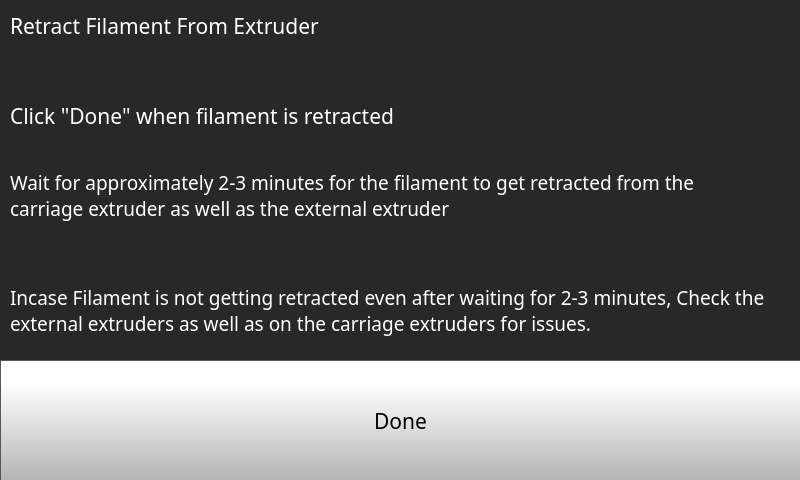
<?xml version="1.0" encoding="UTF-8"?>
<ui version="4.0">
 <class>Form</class>
 <widget class="QWidget" name="Form">
  <property name="geometry">
   <rect>
    <x>0</x>
    <y>0</y>
    <width>800</width>
    <height>480</height>
   </rect>
  </property>
  <property name="minimumSize">
   <size>
    <width>800</width>
    <height>480</height>
   </size>
  </property>
  <property name="maximumSize">
   <size>
    <width>800</width>
    <height>480</height>
   </size>
  </property>
  <property name="windowTitle">
   <string>Form</string>
  </property>
  <widget class="QStackedWidget" name="stackedWidget">
   <property name="geometry">
    <rect>
     <x>0</x>
     <y>0</y>
     <width>800</width>
     <height>480</height>
    </rect>
   </property>
   <property name="minimumSize">
    <size>
     <width>800</width>
     <height>480</height>
    </size>
   </property>
   <property name="maximumSize">
    <size>
     <width>800</width>
     <height>480</height>
    </size>
   </property>
   <property name="styleSheet">
    <string notr="true">background-color: rgb(40, 40, 40);
</string>
   </property>
   <property name="currentIndex">
    <number>4</number>
   </property>
   <widget class="QWidget" name="changeFilamentPage">
    <widget class="QPushButton" name="changeFilamentBackButton">
     <property name="geometry">
      <rect>
       <x>0</x>
       <y>389</y>
       <width>801</width>
       <height>91</height>
      </rect>
     </property>
     <property name="minimumSize">
      <size>
       <width>0</width>
       <height>0</height>
      </size>
     </property>
     <property name="font">
      <font>
       <family>Gotham</family>
       <pointsize>16</pointsize>
      </font>
     </property>
     <property name="styleSheet">
      <string notr="true">QPushButton {
     border: 1px solid rgb(87, 87, 87);
	background-color: qlineargradient(spread:pad, x1:0, y1:1, x2:0, y2:0.188, stop:0 rgba(180, 180, 180, 255), stop:1 rgba(255, 255, 255, 255));


}

QPushButton:pressed {
    background-color: qlineargradient(x1: 0, y1: 0, x2: 0, y2: 1,
                                      stop: 0 #dadbde, stop: 1 #f6f7fa);
}

QPushButton:flat {
    border: none; /* no border for a flat push button */
}

QPushButton:default {
    border-color: navy; /* make the default button prominent */
}

QPushButton:focus {
	outline: none;
}</string>
     </property>
     <property name="text">
      <string/>
     </property>
     <property name="icon">
      <iconset resource="resources/resource.qrc">
       <normaloff>:/Navigation/img/Navigation/arrows-4.png</normaloff>:/Navigation/img/Navigation/arrows-4.png</iconset>
     </property>
     <property name="iconSize">
      <size>
       <width>70</width>
       <height>70</height>
      </size>
     </property>
     <property name="checkable">
      <bool>false</bool>
     </property>
     <property name="autoDefault">
      <bool>false</bool>
     </property>
     <property name="default">
      <bool>false</bool>
     </property>
     <property name="flat">
      <bool>false</bool>
     </property>
    </widget>
    <widget class="QPushButton" name="changeFilamentUnloadButton">
     <property name="geometry">
      <rect>
       <x>399</x>
       <y>280</y>
       <width>401</width>
       <height>111</height>
      </rect>
     </property>
     <property name="font">
      <font>
       <family>Gotham</family>
       <pointsize>16</pointsize>
      </font>
     </property>
     <property name="styleSheet">
      <string notr="true">QPushButton {
     border: 1px solid rgb(87, 87, 87);
	background-color: qlineargradient(spread:pad, x1:0, y1:1, x2:0, y2:0.188, stop:0 rgba(180, 180, 180, 255), stop:1 rgba(255, 255, 255, 255));


}

QPushButton:pressed {
    background-color: qlineargradient(x1: 0, y1: 0, x2: 0, y2: 1,
                                      stop: 0 #dadbde, stop: 1 #f6f7fa);
}

QPushButton:flat {
    border: none; /* no border for a flat push button */
}

QPushButton:default {
    border-color: navy; /* make the default button prominent */
}

QPushButton:focus {
	outline: none;
}</string>
     </property>
     <property name="text">
      <string>Unload</string>
     </property>
     <property name="icon">
      <iconset resource="resources/resource.qrc">
       <normaloff>:/Icons/img/icons/unload.png</normaloff>:/Icons/img/icons/unload.png</iconset>
     </property>
     <property name="iconSize">
      <size>
       <width>70</width>
       <height>70</height>
      </size>
     </property>
    </widget>
    <widget class="QLabel" name="selectFilamentlabel">
     <property name="geometry">
      <rect>
       <x>10</x>
       <y>30</y>
       <width>431</width>
       <height>31</height>
      </rect>
     </property>
     <property name="font">
      <font>
       <family>Gotham</family>
       <pointsize>16</pointsize>
       <bold>false</bold>
      </font>
     </property>
     <property name="styleSheet">
      <string notr="true">color: rgb(255, 255, 255);</string>
     </property>
     <property name="text">
      <string>Select Filament :</string>
     </property>
    </widget>
    <widget class="QPushButton" name="changeFilamentLoadButton">
     <property name="geometry">
      <rect>
       <x>0</x>
       <y>280</y>
       <width>401</width>
       <height>111</height>
      </rect>
     </property>
     <property name="font">
      <font>
       <family>Gotham</family>
       <pointsize>16</pointsize>
      </font>
     </property>
     <property name="styleSheet">
      <string notr="true">QPushButton {
     border: 1px solid rgb(87, 87, 87);
	background-color: qlineargradient(spread:pad, x1:0, y1:1, x2:0, y2:0.188, stop:0 rgba(180, 180, 180, 255), stop:1 rgba(255, 255, 255, 255));


}

QPushButton:pressed {
    background-color: qlineargradient(x1: 0, y1: 0, x2: 0, y2: 1,
                                      stop: 0 #dadbde, stop: 1 #f6f7fa);
}

QPushButton:flat {
    border: none; /* no border for a flat push button */
}

QPushButton:default {
    border-color: navy; /* make the default button prominent */
}

QPushButton:focus {
	outline: none;
}</string>
     </property>
     <property name="text">
      <string>Load</string>
     </property>
     <property name="icon">
      <iconset resource="resources/resource.qrc">
       <normaloff>:/Icons/img/icons/load.png</normaloff>:/Icons/img/icons/load.png</iconset>
     </property>
     <property name="iconSize">
      <size>
       <width>70</width>
       <height>70</height>
      </size>
     </property>
    </widget>
    <widget class="QPushButton" name="toolToggleChangeFilamentButton">
     <property name="geometry">
      <rect>
       <x>0</x>
       <y>180</y>
       <width>801</width>
       <height>101</height>
      </rect>
     </property>
     <property name="minimumSize">
      <size>
       <width>0</width>
       <height>0</height>
      </size>
     </property>
     <property name="font">
      <font>
       <family>Gotham</family>
       <pointsize>16</pointsize>
      </font>
     </property>
     <property name="styleSheet">
      <string notr="true">QPushButton {
     border: 1px solid rgb(87, 87, 87);
	background-color: qlineargradient(spread:pad, x1:0, y1:1, x2:0, y2:0.188, stop:0 rgba(180, 180, 180, 255), stop:1 rgba(255, 255, 255, 255));
}

QPushButton:pressed {
    background-color: qlineargradient(x1: 0, y1: 0, x2: 0, y2: 1,
                                      stop: 0 #dadbde, stop: 1 #f6f7fa);
}

QPushButton:flat {
    border: none; /* no border for a flat push button */
}

QPushButton:default {
    border-color: navy; /* make the default button prominent */
}

QPushButton:focus {
	outline: none;
}</string>
     </property>
     <property name="text">
      <string/>
     </property>
     <property name="icon">
      <iconset resource="resources/resource.qrc">
       <normaloff>:/Icons/img/icons/NozzleSelect_0.png</normaloff>:/Icons/img/icons/NozzleSelect_0.png</iconset>
     </property>
     <property name="iconSize">
      <size>
       <width>150</width>
       <height>100</height>
      </size>
     </property>
     <property name="checkable">
      <bool>true</bool>
     </property>
     <property name="checked">
      <bool>false</bool>
     </property>
     <property name="autoDefault">
      <bool>false</bool>
     </property>
     <property name="default">
      <bool>false</bool>
     </property>
     <property name="flat">
      <bool>false</bool>
     </property>
    </widget>
    <widget class="QComboBox" name="changeFilamentComboBox">
     <property name="geometry">
      <rect>
       <x>0</x>
       <y>80</y>
       <width>801</width>
       <height>51</height>
      </rect>
     </property>
     <property name="font">
      <font>
       <family>Gotham</family>
       <pointsize>16</pointsize>
      </font>
     </property>
     <property name="styleSheet">
      <string notr="true"> QScrollBar:vertical {
     border: 1px solid black;
border-radius: 5px;
	background-color: rgb(40,40,40);
     width: 80px;
     margin: 70px 0 70px 0;
 }
 QScrollBar::handle:vertical {
border-radius: 5px;
background: qlineargradient(spread:pad, x1:0, y1:1, x2:0, y2:0.188, stop:0 rgba(180, 180, 180, 255), stop:1 rgba(255, 255, 255, 255));
min-height: 20px;
 }
 QScrollBar::add-line:vertical {
     border: 1px solid black;
background: qlineargradient(spread:pad, x1:0, y1:1, x2:0, y2:0.188, stop:0 rgba(180, 180, 180, 255), stop:1 rgba(255, 255, 255, 255));
     height:65px;
border-radius: 5px;
     subcontrol-position: bottom;
     subcontrol-origin: margin;
 }

 QScrollBar::sub-line:vertical {
     border: 1px solid black;
background: qlineargradient(spread:pad, x1:0, y1:1, x2:0, y2:0.188, stop:0 rgba(180, 180, 180, 255), stop:1 rgba(255, 255, 255, 255));
     height: 65px;
border-radius: 5px;
     subcontrol-position: top;
     subcontrol-origin: margin;
 }

QScrollBar::up-arrow:vertical {
 image: url(./templates/img/arrows.png);
    width: 40px;
    height: 40px;
 padding: 5px;
 }
QScrollBar::down-arrow:vertical {
 image: url(./templates/img/arrows-5.png);
    width: 40px;
    height: 40px;
 padding: 5px;
 }

 QScrollBar::add-page:vertical, QScrollBar::sub-page:vertical {
     background: none;
 }

QComboBox {
border: 1px solid black;
    padding: 0px 18px 0px 3px;
    min-width: 6em;

}

QComboBox::item {
	color: rgb(0, 0, 0);
}

QComboBox:editable {
    background: white;
}

QComboBox:!editable, QComboBox::drop-down:editable {
background: white;
}

/* QComboBox gets the &quot;on&quot; state when the popup is open */
QComboBox:!editable:on, QComboBox::drop-down:editable:on {
background: white;
}


QComboBox::drop-down {
border-left: 1px solid black;
border-right: 1px solid black;
	background-color: qlineargradient(spread:pad, x1:0, y1:1, x2:0, y2:0.188, stop:0 rgba(180, 180, 180, 255), stop:1 rgba(255, 255, 255, 255));
    width: 60px;
     height: 50px;

}

QComboBox::down-arrow {

image: url(./templates/img/arrows-5.png);
width: 30px;
height: 30px;

}
</string>
     </property>
     <property name="editable">
      <bool>false</bool>
     </property>
     <property name="maxVisibleItems">
      <number>8</number>
     </property>
     <property name="iconSize">
      <size>
       <width>30</width>
       <height>30</height>
      </size>
     </property>
    </widget>
   </widget>
   <widget class="QWidget" name="changeFilamentProgressPage">
    <widget class="QLabel" name="changeFilamentNameOperation">
     <property name="geometry">
      <rect>
       <x>0</x>
       <y>0</y>
       <width>471</width>
       <height>61</height>
      </rect>
     </property>
     <property name="font">
      <font>
       <family>Gotham</family>
       <pointsize>16</pointsize>
       <bold>false</bold>
      </font>
     </property>
     <property name="styleSheet">
      <string notr="true">color: rgb(255, 255, 255);</string>
     </property>
     <property name="text">
      <string>Loading Filament</string>
     </property>
    </widget>
    <widget class="QPushButton" name="changeFilamentBackButton2">
     <property name="geometry">
      <rect>
       <x>0</x>
       <y>350</y>
       <width>801</width>
       <height>131</height>
      </rect>
     </property>
     <property name="font">
      <font>
       <family>Gotham</family>
       <pointsize>16</pointsize>
      </font>
     </property>
     <property name="styleSheet">
      <string notr="true">QPushButton {
     border: 1px solid rgb(87, 87, 87);
	background-color: qlineargradient(spread:pad, x1:0, y1:1, x2:0, y2:0.188, stop:0 rgba(180, 180, 180, 255), stop:1 rgba(255, 255, 255, 255));


}

QPushButton:pressed {
    background-color: qlineargradient(x1: 0, y1: 0, x2: 0, y2: 1,
                                      stop: 0 #dadbde, stop: 1 #f6f7fa);
}

QPushButton:flat {
    border: none; /* no border for a flat push button */
}

QPushButton:default {
    border-color: navy; /* make the default button prominent */
}

QPushButton:focus {
	outline: none;
}</string>
     </property>
     <property name="text">
      <string/>
     </property>
     <property name="icon">
      <iconset resource="resources/resource.qrc">
       <normaloff>:/Navigation/img/Navigation/arrows-4.png</normaloff>:/Navigation/img/Navigation/arrows-4.png</iconset>
     </property>
     <property name="iconSize">
      <size>
       <width>70</width>
       <height>70</height>
      </size>
     </property>
    </widget>
    <widget class="QProgressBar" name="changeFilamentProgress">
     <property name="geometry">
      <rect>
       <x>0</x>
       <y>270</y>
       <width>801</width>
       <height>81</height>
      </rect>
     </property>
     <property name="font">
      <font>
       <family>Gotham</family>
       <pointsize>16</pointsize>
       <italic>false</italic>
       <bold>false</bold>
       <stylestrategy>PreferAntialias</stylestrategy>
      </font>
     </property>
     <property name="styleSheet">
      <string notr="true">QProgressBar::chunk {

	background-color: qlineargradient(spread:pad, x1:0, y1:0.517, x2:0, y2:0.512, stop:0 rgba(255, 28, 35, 255), stop:1 rgba(255, 68, 74, 255));
border-bottom-right-radius: 15px;
border-top-right-radius: 15px;
}

QProgressBar {
    border: 1px solid rgb(87, 87, 87);
 /*  border-bottom-left-radius: 10px;
 border-bottom-right-radius: 10px;*/
	background-color: qlineargradient(spread:pad, x1:0, y1:1, x2:0, y2:0, stop:0 rgba(150, 150, 150, 255), stop:1 rgba(180, 180, 180, 255));
}
</string>
     </property>
     <property name="maximum">
      <number>100</number>
     </property>
     <property name="value">
      <number>0</number>
     </property>
     <property name="alignment">
      <set>Qt::AlignCenter</set>
     </property>
     <property name="textVisible">
      <bool>true</bool>
     </property>
     <property name="orientation">
      <enum>Qt::Horizontal</enum>
     </property>
     <property name="format">
      <string>%p%</string>
     </property>
    </widget>
    <widget class="QLabel" name="changeFilamentStatus">
     <property name="geometry">
      <rect>
       <x>10</x>
       <y>220</y>
       <width>471</width>
       <height>31</height>
      </rect>
     </property>
     <property name="font">
      <font>
       <family>Gotham</family>
       <pointsize>16</pointsize>
       <bold>false</bold>
      </font>
     </property>
     <property name="styleSheet">
      <string notr="true">color: rgb(255, 255, 255);</string>
     </property>
     <property name="text">
      <string>Heating ...</string>
     </property>
    </widget>
    <widget class="QLabel" name="label_2">
     <property name="geometry">
      <rect>
       <x>330</x>
       <y>60</y>
       <width>121</width>
       <height>121</height>
      </rect>
     </property>
     <property name="font">
      <font>
       <family>Gotham</family>
       <pointsize>16</pointsize>
      </font>
     </property>
     <property name="styleSheet">
      <string notr="true">background-color: rgba(255, 255, 255, 0);</string>
     </property>
     <property name="text">
      <string/>
     </property>
     <property name="pixmap">
      <pixmap resource="resources/resource.qrc">:/Icons/img/icons/changeFilament2.png</pixmap>
     </property>
     <property name="scaledContents">
      <bool>true</bool>
     </property>
    </widget>
   </widget>
   <widget class="QWidget" name="changeFilamentLoadPage">
    <widget class="QPushButton" name="changeFilamentBackButton3">
     <property name="geometry">
      <rect>
       <x>380</x>
       <y>360</y>
       <width>421</width>
       <height>121</height>
      </rect>
     </property>
     <property name="font">
      <font>
       <family>Gotham</family>
       <pointsize>13</pointsize>
      </font>
     </property>
     <property name="styleSheet">
      <string notr="true">QPushButton {
     border: 1px solid rgb(87, 87, 87);
	background-color: qlineargradient(spread:pad, x1:0, y1:1, x2:0, y2:0.188, stop:0 rgba(180, 180, 180, 255), stop:1 rgba(255, 255, 255, 255));


}

QPushButton:pressed {
    background-color: qlineargradient(x1: 0, y1: 0, x2: 0, y2: 1,
                                      stop: 0 #dadbde, stop: 1 #f6f7fa);
}

QPushButton:flat {
    border: none; /* no border for a flat push button */
}

QPushButton:default {
    border-color: navy; /* make the default button prominent */
}

QPushButton:focus {
	outline: none;
}</string>
     </property>
     <property name="text">
      <string/>
     </property>
     <property name="icon">
      <iconset resource="resources/resource.qrc">
       <normaloff>:/Navigation/img/Navigation/arrows-4.png</normaloff>:/Navigation/img/Navigation/arrows-4.png</iconset>
     </property>
     <property name="iconSize">
      <size>
       <width>70</width>
       <height>70</height>
      </size>
     </property>
    </widget>
    <widget class="QPushButton" name="loadedTillExtruderButton">
     <property name="geometry">
      <rect>
       <x>0</x>
       <y>360</y>
       <width>381</width>
       <height>121</height>
      </rect>
     </property>
     <property name="font">
      <font>
       <family>Gotham</family>
       <pointsize>16</pointsize>
      </font>
     </property>
     <property name="styleSheet">
      <string notr="true">QPushButton {
     border: 1px solid rgb(87, 87, 87);
	background-color: qlineargradient(spread:pad, x1:0, y1:1, x2:0, y2:0.188, stop:0 rgba(180, 180, 180, 255), stop:1 rgba(255, 255, 255, 255));


}

QPushButton:pressed {
    background-color: qlineargradient(x1: 0, y1: 0, x2: 0, y2: 1,
                                      stop: 0 #dadbde, stop: 1 #f6f7fa);
}

QPushButton:flat {
    border: none; /* no border for a flat push button */
}

QPushButton:default {
    border-color: navy; /* make the default button prominent */
}

QPushButton:focus {
	outline: none;
}</string>
     </property>
     <property name="text">
      <string>Done</string>
     </property>
     <property name="iconSize">
      <size>
       <width>40</width>
       <height>40</height>
      </size>
     </property>
    </widget>
    <widget class="QLabel" name="feedFilamentlabel_62">
     <property name="geometry">
      <rect>
       <x>20</x>
       <y>180</y>
       <width>771</width>
       <height>121</height>
      </rect>
     </property>
     <property name="font">
      <font>
       <family>Gotham Light</family>
       <pointsize>14</pointsize>
       <bold>false</bold>
      </font>
     </property>
     <property name="styleSheet">
      <string notr="true">color: rgb(255, 255, 255);
background-color: rgba(255, 255, 255, 0);</string>
     </property>
     <property name="text">
      <string>Incase filament cannot be pushed beyond a point, and is not being automatically pulled, check extruder for issues. </string>
     </property>
     <property name="wordWrap">
      <bool>true</bool>
     </property>
    </widget>
    <widget class="QLabel" name="feedFilamentlabel_60">
     <property name="geometry">
      <rect>
       <x>20</x>
       <y>80</y>
       <width>801</width>
       <height>31</height>
      </rect>
     </property>
     <property name="font">
      <font>
       <family>Gotham Light</family>
       <pointsize>14</pointsize>
       <bold>false</bold>
      </font>
     </property>
     <property name="styleSheet">
      <string notr="true">color: rgb(255, 255, 255);
background-color: rgba(255, 255, 255, 0);</string>
     </property>
     <property name="text">
      <string>Insert the Filament into filament side motor,</string>
     </property>
    </widget>
    <widget class="QLabel" name="feedFilamentlabel_64">
     <property name="geometry">
      <rect>
       <x>20</x>
       <y>120</y>
       <width>801</width>
       <height>31</height>
      </rect>
     </property>
     <property name="font">
      <font>
       <family>Gotham Light</family>
       <pointsize>14</pointsize>
       <bold>false</bold>
      </font>
     </property>
     <property name="styleSheet">
      <string notr="true">color: rgb(255, 255, 255);
background-color: rgba(255, 255, 255, 0);</string>
     </property>
     <property name="text">
      <string>untill the filament gets pulls automatically.</string>
     </property>
    </widget>
    <widget class="QLabel" name="feedFilamentlabel_61">
     <property name="geometry">
      <rect>
       <x>20</x>
       <y>160</y>
       <width>691</width>
       <height>31</height>
      </rect>
     </property>
     <property name="font">
      <font>
       <family>Gotham Light</family>
       <pointsize>14</pointsize>
       <bold>false</bold>
      </font>
     </property>
     <property name="styleSheet">
      <string notr="true">color: rgb(255, 255, 255);
background-color: rgba(255, 255, 255, 0);</string>
     </property>
     <property name="text">
      <string>Press &quot;DONE&quot; when the filament starts to get pulled</string>
     </property>
    </widget>
   </widget>
   <widget class="QWidget" name="changeFilamentExtrudePage">
    <widget class="QLabel" name="feedFilamentlabel">
     <property name="geometry">
      <rect>
       <x>0</x>
       <y>10</y>
       <width>461</width>
       <height>31</height>
      </rect>
     </property>
     <property name="font">
      <font>
       <family>Gotham</family>
       <pointsize>16</pointsize>
       <bold>false</bold>
      </font>
     </property>
     <property name="styleSheet">
      <string notr="true">color: rgb(255, 255, 255);
background-color: rgba(255, 255, 255, 0);</string>
     </property>
     <property name="text">
      <string>Feed Filament into Extruder</string>
     </property>
    </widget>
    <widget class="QPushButton" name="loadDoneButton">
     <property name="geometry">
      <rect>
       <x>0</x>
       <y>360</y>
       <width>801</width>
       <height>121</height>
      </rect>
     </property>
     <property name="font">
      <font>
       <family>Gotham</family>
       <pointsize>16</pointsize>
      </font>
     </property>
     <property name="styleSheet">
      <string notr="true">QPushButton {
     border: 1px solid rgb(87, 87, 87);
	background-color: qlineargradient(spread:pad, x1:0, y1:1, x2:0, y2:0.188, stop:0 rgba(180, 180, 180, 255), stop:1 rgba(255, 255, 255, 255));


}

QPushButton:pressed {
    background-color: qlineargradient(x1: 0, y1: 0, x2: 0, y2: 1,
                                      stop: 0 #dadbde, stop: 1 #f6f7fa);
}

QPushButton:flat {
    border: none; /* no border for a flat push button */
}

QPushButton:default {
    border-color: navy; /* make the default button prominent */
}

QPushButton:focus {
	outline: none;
}</string>
     </property>
     <property name="text">
      <string>Done</string>
     </property>
     <property name="iconSize">
      <size>
       <width>40</width>
       <height>40</height>
      </size>
     </property>
    </widget>
    <widget class="QLabel" name="feedFilamentlabel_2">
     <property name="geometry">
      <rect>
       <x>0</x>
       <y>80</y>
       <width>831</width>
       <height>31</height>
      </rect>
     </property>
     <property name="font">
      <font>
       <family>Gotham</family>
       <pointsize>16</pointsize>
       <bold>false</bold>
      </font>
     </property>
     <property name="styleSheet">
      <string notr="true">color: rgb(255, 255, 255);
background-color: rgba(255, 255, 255, 0);</string>
     </property>
     <property name="text">
      <string>Click &quot;Done&quot; when filament starts coming out of the nozzle</string>
     </property>
    </widget>
    <widget class="QLabel" name="feedFilamentlabel_6">
     <property name="geometry">
      <rect>
       <x>10</x>
       <y>240</y>
       <width>761</width>
       <height>101</height>
      </rect>
     </property>
     <property name="font">
      <font>
       <family>Gotham Light</family>
       <pointsize>14</pointsize>
       <bold>false</bold>
      </font>
     </property>
     <property name="styleSheet">
      <string notr="true">color: rgb(255, 255, 255);
background-color: rgba(255, 255, 255, 0);</string>
     </property>
     <property name="text">
      <string>Incase Filament is not getting extruded even after waiting for 2-3 minutes, Check extruders at the filament chamber as well as on the carriage for issues.</string>
     </property>
     <property name="wordWrap">
      <bool>true</bool>
     </property>
    </widget>
    <widget class="QLabel" name="feedFilamentlabel_8">
     <property name="geometry">
      <rect>
       <x>10</x>
       <y>140</y>
       <width>761</width>
       <height>101</height>
      </rect>
     </property>
     <property name="font">
      <font>
       <family>Gotham Light</family>
       <pointsize>14</pointsize>
       <bold>false</bold>
      </font>
     </property>
     <property name="styleSheet">
      <string notr="true">color: rgb(255, 255, 255);
background-color: rgba(255, 255, 255, 0);</string>
     </property>
     <property name="text">
      <string>Wait for approximately 2-3 minutes for the filament to reach the extruder on the carriage. </string>
     </property>
     <property name="wordWrap">
      <bool>true</bool>
     </property>
    </widget>
   </widget>
   <widget class="QWidget" name="changeFilamentRetractPage">
    <widget class="QLabel" name="feedFilamentlabel_3">
     <property name="geometry">
      <rect>
       <x>10</x>
       <y>100</y>
       <width>511</width>
       <height>31</height>
      </rect>
     </property>
     <property name="font">
      <font>
       <family>Gotham Light</family>
       <pointsize>16</pointsize>
       <bold>false</bold>
      </font>
     </property>
     <property name="styleSheet">
      <string notr="true">color: rgb(255, 255, 255);
background-color: rgba(255, 255, 255, 0);</string>
     </property>
     <property name="text">
      <string>Click &quot;Done&quot; when filament is retracted</string>
     </property>
    </widget>
    <widget class="QPushButton" name="unloadDoneButton">
     <property name="geometry">
      <rect>
       <x>0</x>
       <y>360</y>
       <width>801</width>
       <height>121</height>
      </rect>
     </property>
     <property name="font">
      <font>
       <family>Gotham</family>
       <pointsize>16</pointsize>
      </font>
     </property>
     <property name="styleSheet">
      <string notr="true">QPushButton {
     border: 1px solid rgb(87, 87, 87);
	background-color: qlineargradient(spread:pad, x1:0, y1:1, x2:0, y2:0.188, stop:0 rgba(180, 180, 180, 255), stop:1 rgba(255, 255, 255, 255));


}

QPushButton:pressed {
    background-color: qlineargradient(x1: 0, y1: 0, x2: 0, y2: 1,
                                      stop: 0 #dadbde, stop: 1 #f6f7fa);
}

QPushButton:flat {
    border: none; /* no border for a flat push button */
}

QPushButton:default {
    border-color: navy; /* make the default button prominent */
}

QPushButton:focus {
	outline: none;
}</string>
     </property>
     <property name="text">
      <string>Done</string>
     </property>
     <property name="iconSize">
      <size>
       <width>40</width>
       <height>40</height>
      </size>
     </property>
    </widget>
    <widget class="QLabel" name="feedFilamentlabel_9">
     <property name="geometry">
      <rect>
       <x>10</x>
       <y>130</y>
       <width>761</width>
       <height>131</height>
      </rect>
     </property>
     <property name="font">
      <font>
       <family>Gotham Light</family>
       <pointsize>14</pointsize>
       <bold>false</bold>
      </font>
     </property>
     <property name="styleSheet">
      <string notr="true">color: rgb(255, 255, 255);
background-color: rgba(255, 255, 255, 0);</string>
     </property>
     <property name="text">
      <string>Wait for approximately 2-3 minutes for the filament to get retracted from the carriage extruder as well as the external extruder</string>
     </property>
     <property name="wordWrap">
      <bool>true</bool>
     </property>
    </widget>
    <widget class="QLabel" name="feedFilamentlabel_7">
     <property name="geometry">
      <rect>
       <x>10</x>
       <y>260</y>
       <width>761</width>
       <height>101</height>
      </rect>
     </property>
     <property name="font">
      <font>
       <family>Gotham Light</family>
       <pointsize>14</pointsize>
       <bold>false</bold>
      </font>
     </property>
     <property name="styleSheet">
      <string notr="true">color: rgb(255, 255, 255);
background-color: rgba(255, 255, 255, 0);</string>
     </property>
     <property name="text">
      <string>Incase Filament is not getting retracted even after waiting for 2-3 minutes, Check the external extruders as well as on the carriage extruders for issues.</string>
     </property>
     <property name="wordWrap">
      <bool>true</bool>
     </property>
    </widget>
    <widget class="QLabel" name="feedFilamentlabel_4">
     <property name="geometry">
      <rect>
       <x>10</x>
       <y>10</y>
       <width>461</width>
       <height>31</height>
      </rect>
     </property>
     <property name="font">
      <font>
       <family>Gotham Light</family>
       <pointsize>16</pointsize>
       <bold>false</bold>
      </font>
     </property>
     <property name="styleSheet">
      <string notr="true">color: rgb(255, 255, 255);
background-color: rgba(255, 255, 255, 0);</string>
     </property>
     <property name="text">
      <string>Retract Filament From Extruder</string>
     </property>
    </widget>
   </widget>
  </widget>
 </widget>
 <resources>
  <include location="resources/resource.qrc"/>
 </resources>
 <connections/>
</ui>
